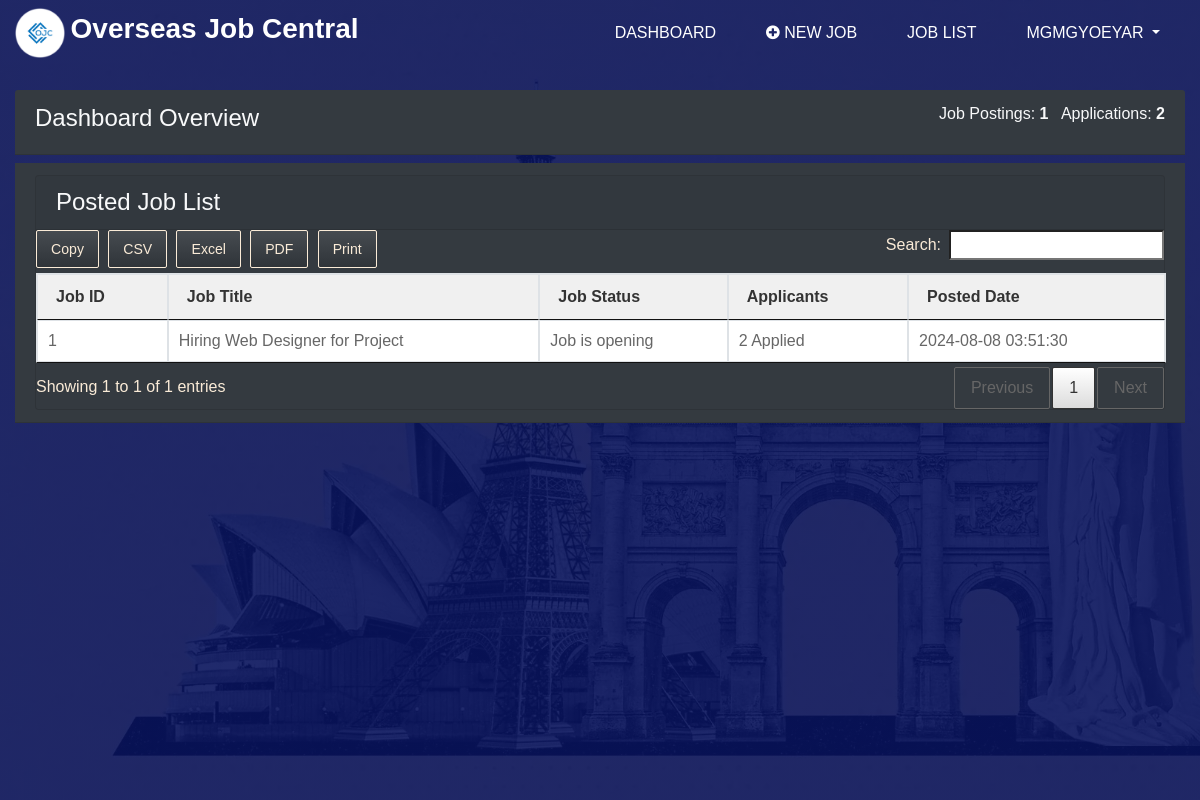
The page /employers/dashboard.php (signed in) on the database as committed earlier.
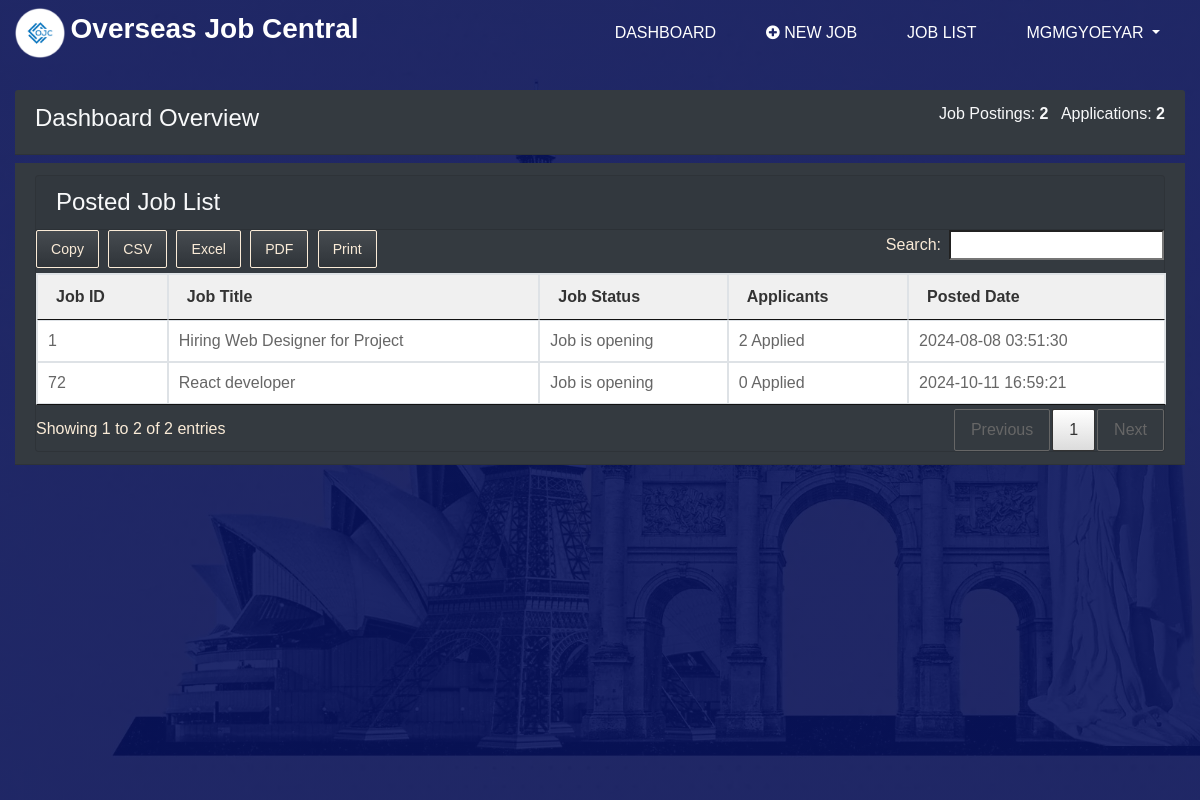
The same page on the database as committed later.
### tables this page shows
CREATE TABLE `jobs` (
  `id` int(11) NOT NULL,
  `job_title` varchar(100) NOT NULL,
  `job_desc` text NOT NULL,
  `responsibilities` text DEFAULT NULL,
  `experience` text DEFAULT NULL,
  `skills` text DEFAULT NULL,
  `requirements` text DEFAULT NULL,
  `salary` varchar(50) DEFAULT NULL,
  `job_location` varchar(100) NOT NULL,
  `employer` varchar(50) NOT NULL,
  `employer_id` int(100) NOT NULL,
  `status` int(10) DEFAULT NULL,
  `created_at` timestamp NOT NULL DEFAULT current_timestamp(),
  `updated_at` timestamp NULL DEFAULT NULL,
  `deleted_at` timestamp NULL DEFAULT NULL
);

### employers/dashboard.php (the view, shortened to what this page needs)
<?php
$db = new Database();
$conn = $db->getConnection();
$employer_id = $_SESSION['user_id'];
$job_query = "SELECT * FROM jobs WHERE employer_id = '$employer_id'";
$job_result = mysqli_query($conn, $job_query);
$job_data = array();
while ($row = mysqli_fetch_assoc($job_result)) {
    $job_data[] = $row;
}
$applied_query = "SELECT aj.status, j.job_title, ee.id as employee_id, ee.username as employee_name
    FROM applied_jobs aj
    JOIN jobs j ON aj.job_id = j.id
    JOIN employees ee ON ee.id = aj.employee_id
    JOIN employers e ON j.employer_id = e.id
    WHERE e.id = '$employer_id'";
$applied_result = mysqli_query($conn, $applied_query);
$applied_data = array();
while ($row = mysqli_fetch_assoc($applied_result)) {
    $applied_data[] = $row;
}
?>
<?php include '../components/head.php'; ?>
<body style="background-image: linear-gradient(to right, #1f2766, #1f2766);">
<?php include '../navbars/nav__employer.php'; ?>
    <div class="container-fluid mt-4">
        <div class="row">
            <div class="col-md-12">
                <div class="d-flex justify-content-between align-items-center card-header bg-dark">
                    <h4 class="text-light">Dashboard Overview</h4>
                    <ul class="list-inline text-light">
                        <li class="list-inline-item">
                            <span>Job Postings: <strong><?php echo count($job_data); ?></strong></span>
                        </li>
                        <li class="list-inline-item">
                            <span>Applications: <strong><?php echo count($applied_data); ?></strong></span>
                        </li>
                    </ul>
                </div>
                <div class="d-flex justify-content-between align-items-center card-header bg-dark mt-2">
                    <section class="card bg-dark">
                    <h4 class="card-header text-light">Posted Job List</h4>
                    <table id="jobTable" class="table table-bordered" style="width:100%">
                    <thead>
                        <tr>
                        <th>Job ID</th>
                        <th>Job Title</th>
                        <th>Job Status</th>
                        <th>Applicants</th>
                        <th>Posted Date</th>
                        </tr>
                    </thead>
                    <tbody>
                    <?php foreach ($job_data as $job) {
                        $applicants_query = "SELECT COUNT(*) as applicant_count FROM applied_jobs WHERE job_id = '$job[id]'";
                        $applicants_result = mysqli_query($conn, $applicants_query);
                        $applicants_data = mysqli_fetch_assoc($applicants_result);
                    ?>
                        <tr>
                        <td><?php echo $job['id']; ?></td>
                        <td>
                            <a href="detail_job.php?id=<?= $job['id']; ?>" class="job-listing-link">
                                <?php echo $job['job_title']; ?>
                            </a>
                        </td>
                        <td>
                            <?php
                            if ($job['status'] == 0) {
                                echo "Job is closed";
                            } elseif ($job['status'] == 1) {
                                echo "Job is pending for approval";
                            } elseif ($job['status'] == 2) {
                                echo "Job is opening";
                            }
                            ?>
                        </td>
                        <td>
                           <a href="applied_applicants.php?id=<?= $job['id']; ?>" class="job-listing-link">
                                <?php echo $applicants_data['applicant_count']; ?> Applied
                           </a>
                        </td>
                        <td><?php echo $job['created_at']; ?></td>
                        </tr>
                    <?php } ?>
                    </tbody>
                    </table>
                    </section>
                </div>
            </div>
        </div>
    </div>
</body>
</html>

### components/head.php (shortened to what this page needs)
<!DOCTYPE html>
<html lang="en">
<head>
  <link rel="stylesheet" href="<?php echo ASSETS_URL; ?>/css/font-awesome.min.css"/>
  <link rel="stylesheet" href="<?php echo ASSETS_URL; ?>/dataTables/jquery.dataTables.min.css">
  <link rel="stylesheet" href="<?php echo ASSETS_URL; ?>/dataTables/buttons.dataTables.min.css">
  <link rel="stylesheet" href="<?php echo ASSETS_URL; ?>/css/bootstrap.css" />
  <link rel="stylesheet" href="<?php echo ASSETS_URL; ?>/css/responsive.css"/>
  <link rel="stylesheet" href="<?php echo ASSETS_URL; ?>/css/nice-select.min.css" />
  <link rel="stylesheet" href="<?php echo ASSETS_URL; ?>/css/style.css"/>
</head>

### navbars/nav__employer.php (shortened to what this page needs)
<div class="hero_area">
<header class="header_section">
  <div class="container-fluid">
    <nav class="navbar navbar-expand-lg custom_nav-container ">
      <a class="navbar-brand" href="#">
          <img src="../assets/images/ojc-round.png" alt="ojc-round" width="50px" height="50px">
          <span>Overseas Job Central</span>
      </a>
      <div class="collapse navbar-collapse" id="navbarSupportedContent">
          <ul class="navbar-nav  ml-auto">
          <li class="nav-item">
              <a class="nav-link" href="<?php echo EMPLOYER_URL; ?>/dashboard.php"> Dashboard</a>
          </li>
          <li class="nav-item">
              <a class="nav-link" href="<?php echo EMPLOYER_URL; ?>/post_job.php"> <i class="fa fa-plus-circle" aria-hidden="true"></i> New Job</a>
          </li>
          <li class="nav-item">
              <a class="nav-link" href="<?php echo EMPLOYER_URL; ?>/manage_jobs.php">Job List</a>
          </li>
          <?php if (!isset($_SESSION['user_id'])): ?>
          <li class="nav-item">
              <a class="nav-link" href="<?php echo AUTH_URL; ?>/login.php">
              <i class="fa fa-user" aria-hidden="true"></i>
              <span>
                  Login
              </span>
              </a>
          </li>
          <li class="nav-item">
              <a class="nav-link" href="<?php echo AUTH_URL; ?>/register.php">
              <i class="fa fa-user" aria-hidden="true"></i>
              <span>
                  Sign Up
              </span>
              </a>
          </li>
        <?php else: ?>
            <li class="nav-item dropdown">
                <a class="nav-link dropdown-toggle" href="#" id="navbarDropdown" role="button" data-toggle="dropdown" aria-expanded="false">
                    <?php echo $_SESSION['user_name']; ?>
                </a>
            </li>
        <?php endif; ?>
          </ul>
      </div>
    </nav>
  </div>
</header>

### assets/css/style.css (style rules this page uses)
body { font-family: 'Poppins', sans-serif; color: #0c0c0c; background-color: #ffffff; overflow-x: hidden; }
a, a:hover, a:focus { text-decoration: none; }
.hero_area, .hero_area_auth { position: relative; display: -webkit-box; display: -moz-box; display: -ms-flexbox; display: flex; -webkit-box-orient: vertical; -webkit-box-direction: normal; -moz-box-orient: vertical; -moz-box-direction: normal; -ms-flex-direction: column; flex-direction: column; background-image: -webkit-gradient(linear, left top, right top, from(rgba(8, 19, 92, 0.9)), to(rgba(8, 19, 92, 0.9))), url(../images/slider-bg2.jpg); background-image: -webkit-linear-gradient(left, rgba(8, 19, 92, 0.9), rgba(8, 19, 92, 0.9)), url(../images/slider-bg2.jpg); background-image: -moz-linear-gradient(left, rgba(8, 19, 92, 0.9), rgba(8, 19, 92, 0.9)), url(../images/slider-bg2.jpg); background-image: -o-linear-gradient(left, rgba(8, 19, 92, 0.9), rgba(8, 19, 92, 0.9)), url(../images/slider-bg2.jpg); background-image: linear-gradient(to right, rgba(8, 19, 92, 0.9), rgba(8, 19, 92, 0.9)), url(../images/slider-bg2.jpg); background-size: cover; }
.hero_area { height: 100vh; }
.header_section { padding: 3px 0; }
.navbar-brand { margin: 0; }
.navbar-brand span { font-size: 28px; font-weight: bold; color: #ffffff; }
.custom_nav-container { padding: 0; }
.custom_nav-container .navbar-nav { -webkit-box-align: center; -moz-box-align: center; -ms-flex-align: center; align-items: center; }
.custom_nav-container .navbar-nav .nav-item .nav-link { padding: 10px 25px; color: #ffffff; text-align: center; text-transform: uppercase; }
.job-listing-link { display: block; width: 100%; height: 100%; text-decoration: none; color: inherit; }
table { border-collapse: collapse; font-family: Arial, sans-serif; width: 100%; }
th, td { padding: 10px; border: 1px solid #ddd; }
th { background-color: #f0f0f0; font-weight: bold; font-size: 16px; color: #333; }
td { font-size: 16px; color: #666; }
.card { flex: 1; display: flex; flex-direction: column; }

Rows that differ between the two databases and show on the page:
added jobs: id "72", job_title "React developer", status "Job is opening", applicant_count "0", created_at "2024-10-11 16:59:21"
Other text that changed with them:
count($job_data): "1" → "2"
text written by a page script: "Copy CSV Excel PDF Print Search: Showing 1 to 1 of 1 entries Previous 1 Next" → "Copy CSV Excel PDF Print Search: Showing 1 to 2 of 2 entries Previous 1 Next"
